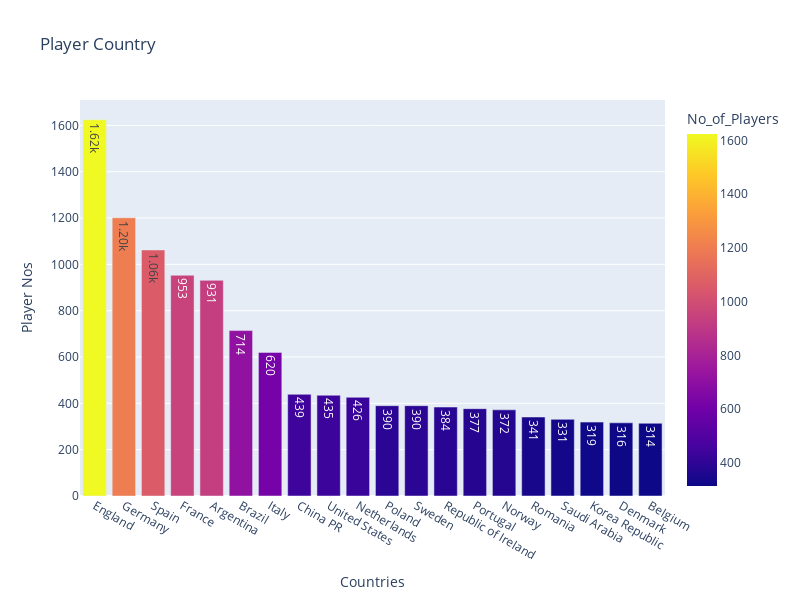

The code cell stored with this chart in its notebook:
### Code cell
#visualizing most popular characters using plotly graph
fig = px.bar(player_country.head(20), x = 'Country' , y = 'No_of_Players', color = 'No_of_Players', 
             title = 'Player Country',width=800, height=600, text_auto='.3s' )
fig.update_xaxes(title_text = 'Countries')
fig.update_yaxes(title_text = 'Player Nos')
fig.show()

### Figure 1 — Plotly figure (JSON) as saved in the notebook; plotly's stock layout.template omitted (floating-point values rounded to 4 significant figures)
{"data": [{"alignmentgroup": "True", "hovertemplate": "Country=%{x}<br>No_of_Players=%{marker.color}<extra></extra>", "legendgroup": "", "marker": {"color": [1624, 1201, 1062, 953, 931, 714, 620, 439, 435, 426, 390, 390, 384, 377, 372, 341, 331, 319, 316, 314], "coloraxis": "coloraxis", "pattern": {"shape": ""}}, "name": "", "offsetgroup": "", "orientation": "v", "showlegend": false, "textposition": "auto", "texttemplate": "%{y:.3s}", "type": "bar", "x": ["England", "Germany", "Spain", "France", "Argentina", "Brazil", "Italy", "China PR", "United States", "Netherlands", "Poland", "Sweden", "Republic of Ireland", "Portugal", "Norway", "Romania", "Saudi Arabia", "Korea Republic", "Denmark", "Belgium"], "xaxis": "x", "y": [1624, 1201, 1062, 953, 931, 714, 620, 439, 435, 426, 390, 390, 384, 377, 372, 341, 331, 319, 316, 314], "yaxis": "y"}], "layout": {"barmode": "relative", "coloraxis": {"colorbar": {"title": {"text": "No_of_Players"}}, "colorscale": [[0, "#0d0887"], [0.1111, "#46039f"], [0.2222, "#7201a8"], [0.3333, "#9c179e"], [0.4444, "#bd3786"], [0.5556, "#d8576b"], [0.6667, "#ed7953"], [0.7778, "#fb9f3a"], [0.8889, "#fdca26"], [1, "#f0f921"]]}, "height": 600, "legend": {"tracegroupgap": 0}, "title": {"text": "Player Country"}, "width": 800, "xaxis": {"anchor": "y", "autorange": true, "domain": [0, 1], "range": [-0.5, 19.5], "title": {"text": "Countries"}, "type": "category"}, "yaxis": {"anchor": "x", "autorange": true, "domain": [0, 1], "range": [0, 1709.0], "title": {"text": "Player Nos"}, "type": "linear"}}}
